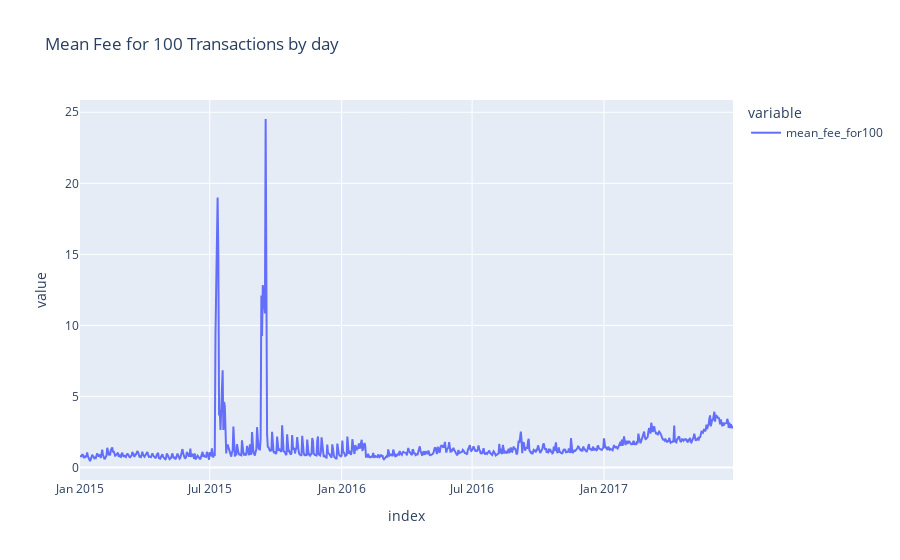

Notebook cell for this chart:
### Code cell
mean_fee = global_data["mean_fee_for100"]
px.line(mean_fee, title="Mean Fee for 100 Transactions by day")

### Figure 1 — Plotly figure (JSON) as saved in the notebook; plotly's stock layout.template omitted (floating-point values rounded to 4 significant figures; data arrays with more than 128 entries replaced by an {"elided": "..."} marker saying what was removed)
{"data": [{"hovertemplate": "variable=mean_fee_for100<br>index=%{x}<br>value=%{y}<extra></extra>", "legendgroup": "mean_fee_for100", "line": {"color": "#636efa", "dash": "solid"}, "marker": {"symbol": "circle"}, "mode": "lines", "name": "mean_fee_for100", "orientation": "v", "showlegend": true, "type": "scatter", "x": {"elided": "912 str values"}, "xaxis": "x", "y": {"elided": "912 float values"}, "yaxis": "y"}], "layout": {"legend": {"title": {"text": "variable"}, "tracegroupgap": 0}, "title": {"text": "Mean Fee for 100 Transactions by day"}, "xaxis": {"anchor": "y", "domain": [0, 1], "title": {"text": "index"}}, "yaxis": {"anchor": "x", "domain": [0, 1], "title": {"text": "value"}}}}
